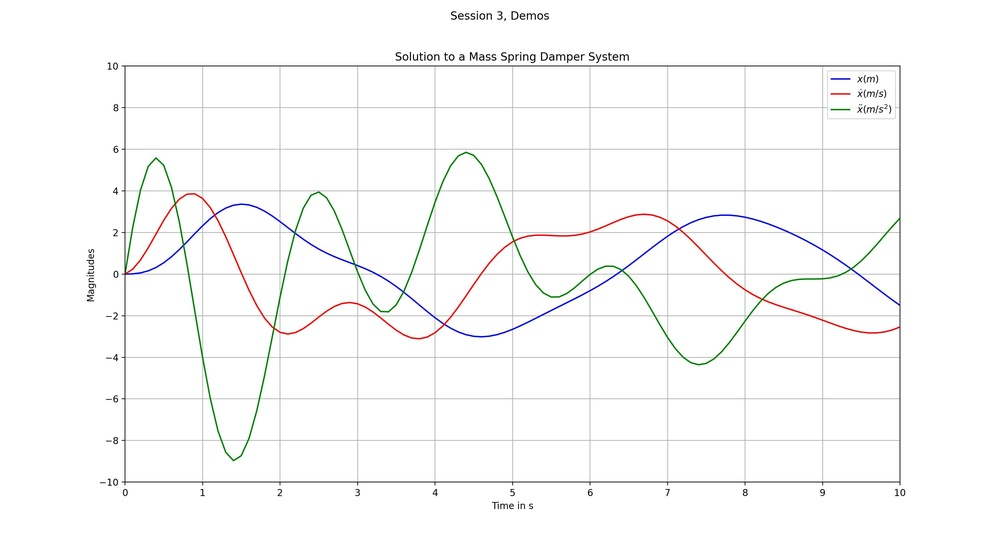
#> input picture Mass_Spring_Damper.jpg, 1000 x 551 px, shrunk from 3000 x 1654 before the run, given in place of charme01.jpg, which was not available
$ jupyter execute pencil_sketch.ipynb
#> lines starting #> are read from the running program, lines starting #| are printed output that depends on the picture; pictures that were not available may be replaced by others from this repository, and a replacement may not be noted
[cell 1]
import cv2 # library opencv-python 4.10.0.84
import numpy as np

[cell 2]
def pencil_sketch(image_path, output_path):
#> called with image_path = 'C:\\Users\\jean\\Pictures\\charme01.jpg', output_path = 'w2_sketch.jpg'
    image = cv2.imread(image_path)
#> image is the input picture: shape (551, 1000, 3); mean B, G, R 249.8, 250, 249.9
    gray_image = cv2.cvtColor(image, cv2.COLOR_BGR2GRAY)
    inverted_gray_image = cv2.bitwise_not (gray_image)
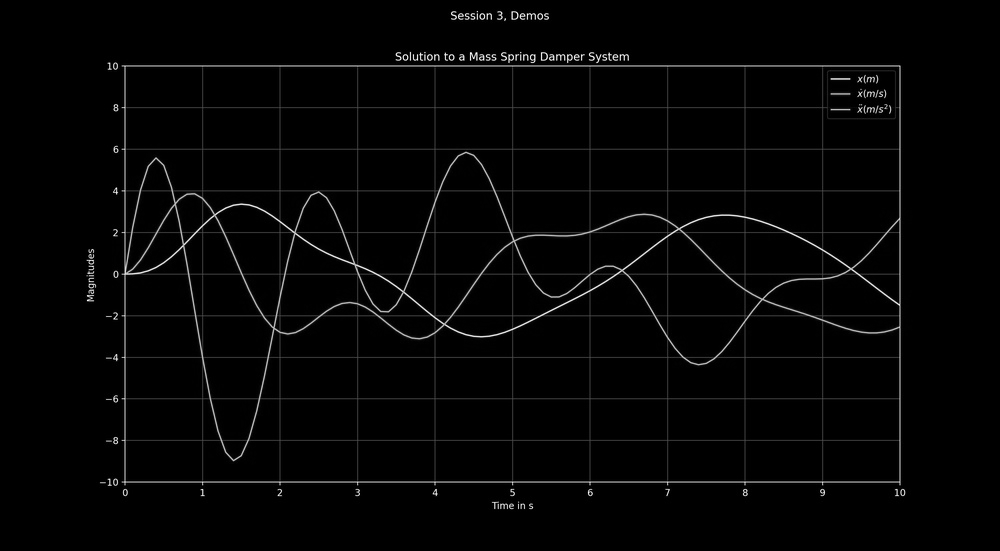
#> inverted_gray_image: shape (551, 1000); min 0, max 255, mean 5.1
    blurred_image = cv2.GaussianBlur (inverted_gray_image, (21, 21), 0)
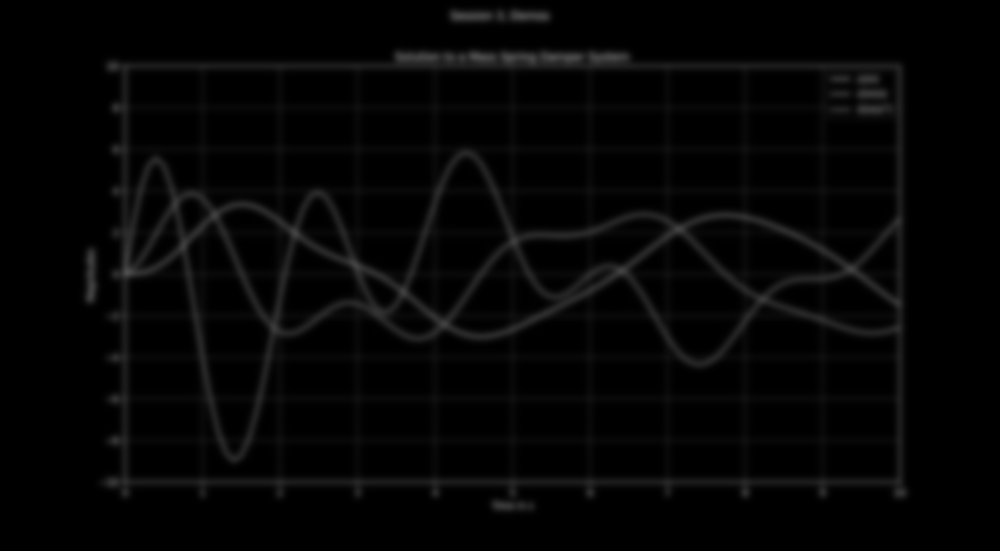
#> blurred_image: shape (551, 1000); min 0, max 78, mean 5.1
    inverted_blurred_image = cv2.bitwise_not (blurred_image)
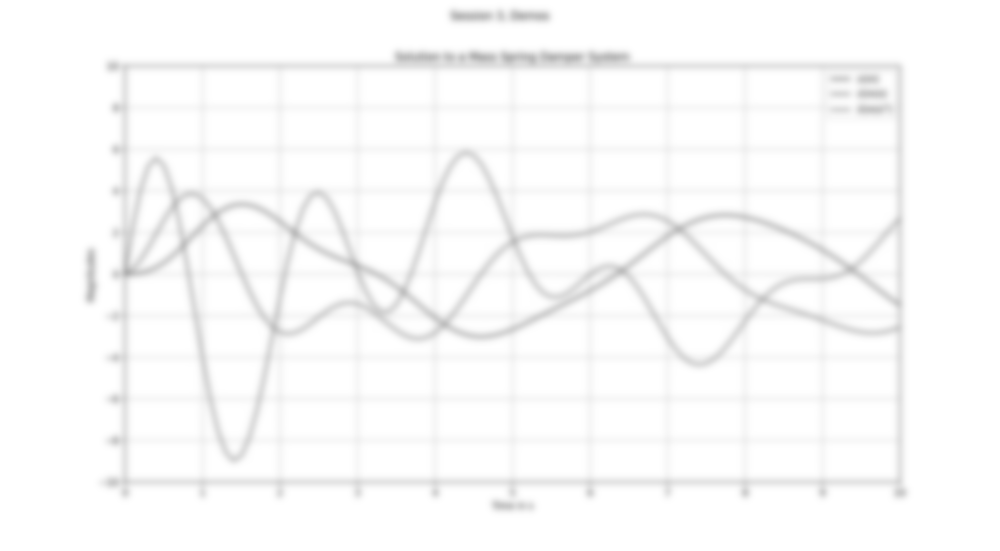
#> inverted_blurred_image: shape (551, 1000); min 177, max 255, mean 249.9
    pencil_sketch_image = cv2.divide (gray_image, inverted_blurred_image, scale=256.0)
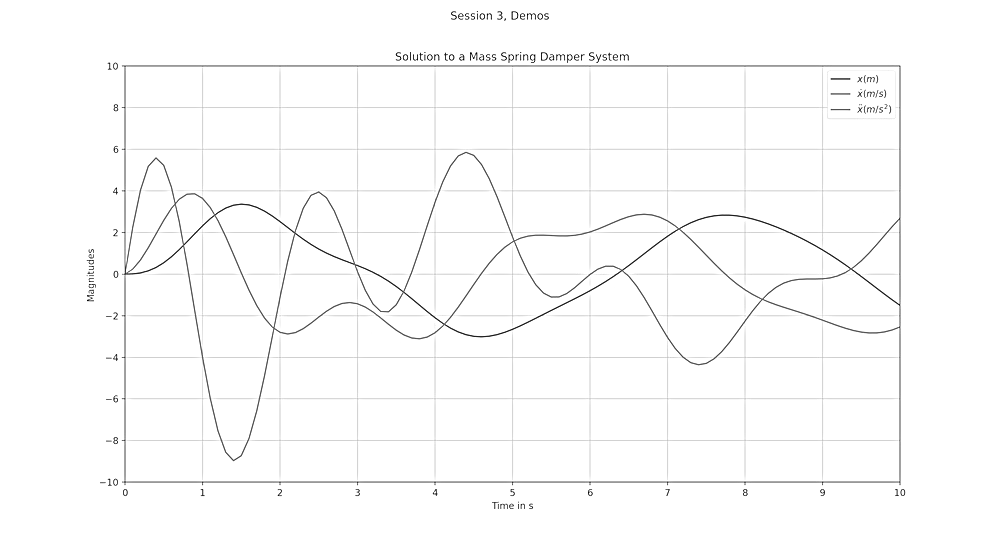
#> pencil_sketch_image: shape (551, 1000); min 0, max 255, mean 251.3
    cv2.imwrite(output_path, pencil_sketch_image)
    cv2.imshow('Original picture', image)
    cv2.imshow('Pencil Sketch', pencil_sketch_image)
    cv2.waitKey(0)
    cv2.destroyAllWindows()

$ run again, on orbitals sequences.jpg
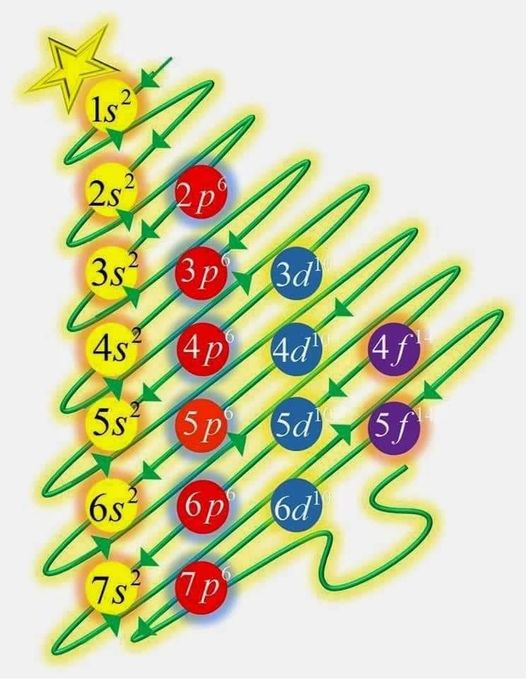
#> input picture orbitals sequences.jpg, 526 x 680 px, given in place of charme01.jpg, which was not available
#> in pencil_sketch, image is the input picture: shape (680, 526, 3); mean B, G, R 172.5, 211.3, 209.5
#> in pencil_sketch, `blurred_image = cv2.GaussianBlur (inverted_gray_image, (21, 21), 0)`:
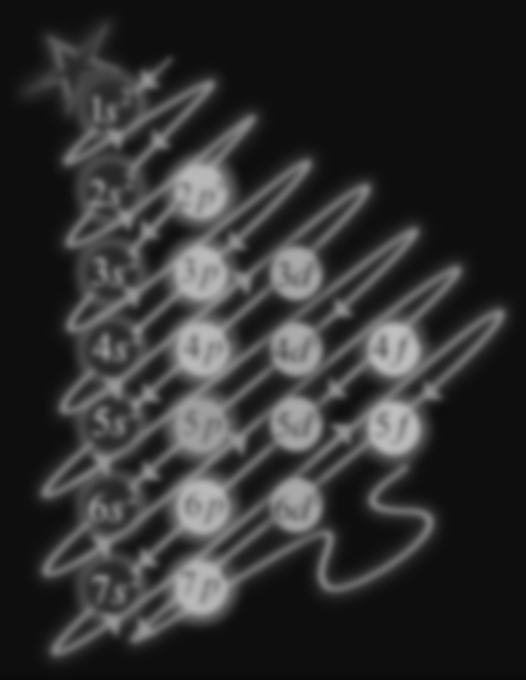
#> blurred_image: shape (680, 526); min 11, max 192, mean 48.6
#> in pencil_sketch, `pencil_sketch_image = cv2.divide (gray_image, inverted_blurred_image, ..`:
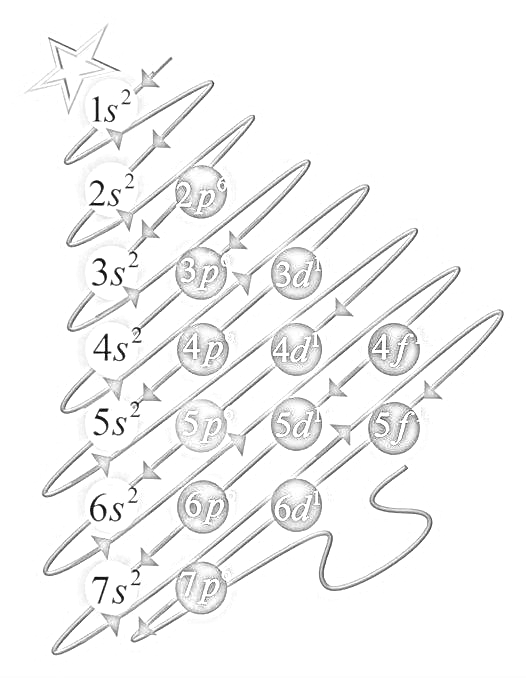
#> pencil_sketch_image: shape (680, 526); min 4, max 255, mean 245

$ run again, on orbitals.jpg
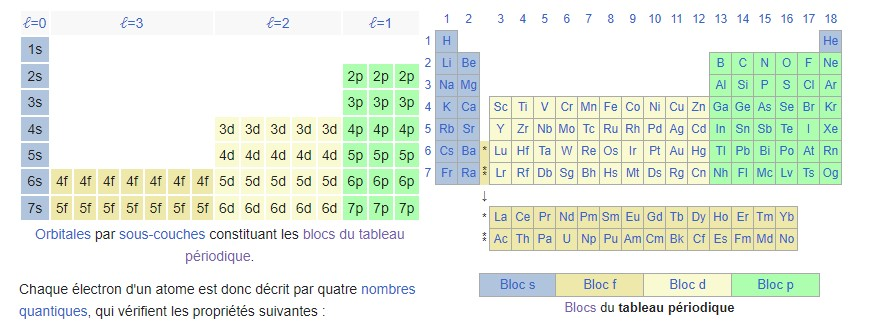
#> input picture orbitals.jpg, 890 x 326 px, given in place of charme01.jpg, which was not available
#> in pencil_sketch, image is the input picture: shape (326, 890, 3); mean B, G, R 228.1, 240, 231.6
#> in pencil_sketch, `blurred_image = cv2.GaussianBlur (inverted_gray_image, (21, 21), 0)`:
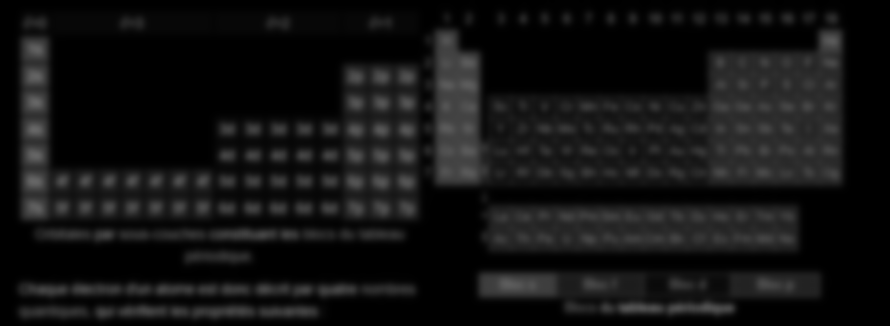
#> blurred_image: shape (326, 890); min 0, max 103, mean 18.8
#> in pencil_sketch, `pencil_sketch_image = cv2.divide (gray_image, inverted_blurred_image, ..`:
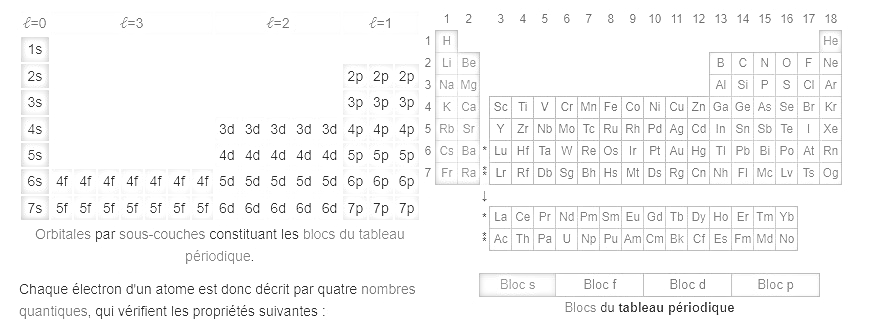
#> pencil_sketch_image: shape (326, 890); min 24, max 255, mean 247.4
